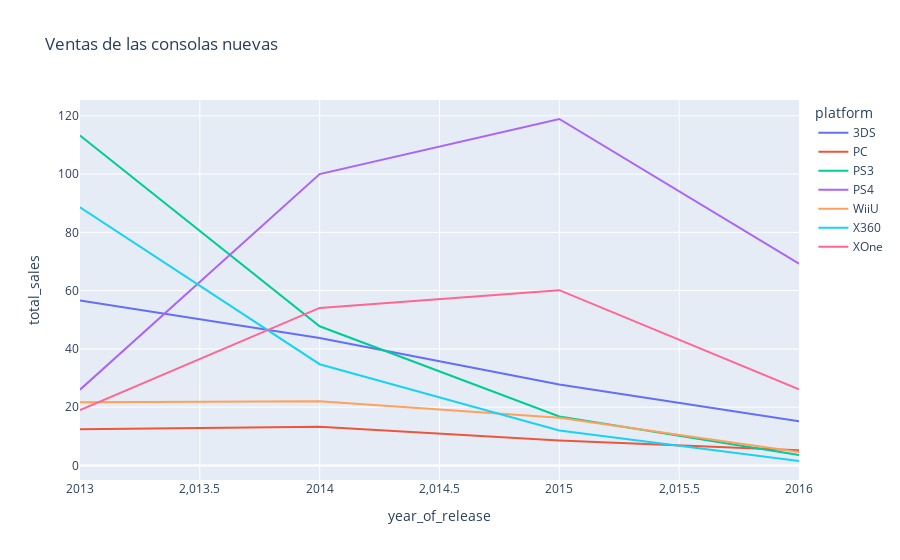

The notebook cell saved with this chart:
### Code cell
#Se grafican las consolas nuevas y populares
fig4=px.line(new_data[new_data['year_of_release']>=2013],x='year_of_release',y='total_sales',color='platform', title='Ventas de las consolas nuevas')
fig4.show()

### Figure 1 — Plotly figure (JSON) as saved in the notebook; plotly's stock layout.template omitted (floating-point values rounded to 4 significant figures)
{"data": [{"hovertemplate": "platform=3DS<br>year_of_release=%{x}<br>total_sales=%{y}<extra></extra>", "legendgroup": "3DS", "line": {"color": "#636efa", "dash": "solid"}, "marker": {"symbol": "circle"}, "mode": "lines", "name": "3DS", "orientation": "v", "showlegend": true, "type": "scatter", "x": [2013, 2014, 2015, 2016], "xaxis": "x", "y": [56.57, 43.76, 27.78, 15.14], "yaxis": "y"}, {"hovertemplate": "platform=PC<br>year_of_release=%{x}<br>total_sales=%{y}<extra></extra>", "legendgroup": "PC", "line": {"color": "#EF553B", "dash": "solid"}, "marker": {"symbol": "circle"}, "mode": "lines", "name": "PC", "orientation": "v", "showlegend": true, "type": "scatter", "x": [2013, 2014, 2015, 2016], "xaxis": "x", "y": [12.38, 13.28, 8.52, 5.25], "yaxis": "y"}, {"hovertemplate": "platform=PS3<br>year_of_release=%{x}<br>total_sales=%{y}<extra></extra>", "legendgroup": "PS3", "line": {"color": "#00cc96", "dash": "solid"}, "marker": {"symbol": "circle"}, "mode": "lines", "name": "PS3", "orientation": "v", "showlegend": true, "type": "scatter", "x": [2013, 2014, 2015, 2016], "xaxis": "x", "y": [113.2, 47.76, 16.82, 3.6], "yaxis": "y"}, {"hovertemplate": "platform=PS4<br>year_of_release=%{x}<br>total_sales=%{y}<extra></extra>", "legendgroup": "PS4", "line": {"color": "#ab63fa", "dash": "solid"}, "marker": {"symbol": "circle"}, "mode": "lines", "name": "PS4", "orientation": "v", "showlegend": true, "type": "scatter", "x": [2013, 2014, 2015, 2016], "xaxis": "x", "y": [25.99, 100, 118.9, 69.25], "yaxis": "y"}, {"hovertemplate": "platform=WiiU<br>year_of_release=%{x}<br>total_sales=%{y}<extra></extra>", "legendgroup": "WiiU", "line": {"color": "#FFA15A", "dash": "solid"}, "marker": {"symbol": "circle"}, "mode": "lines", "name": "WiiU", "orientation": "v", "showlegend": true, "type": "scatter", "x": [2013, 2014, 2015, 2016], "xaxis": "x", "y": [21.65, 22.03, 16.35, 4.6], "yaxis": "y"}, {"hovertemplate": "platform=X360<br>year_of_release=%{x}<br>total_sales=%{y}<extra></extra>", "legendgroup": "X360", "line": {"color": "#19d3f3", "dash": "solid"}, "marker": {"symbol": "circle"}, "mode": "lines", "name": "X360", "orientation": "v", "showlegend": true, "type": "scatter", "x": [2013, 2014, 2015, 2016], "xaxis": "x", "y": [88.58, 34.74, 11.96, 1.52], "yaxis": "y"}, {"hovertemplate": "platform=XOne<br>year_of_release=%{x}<br>total_sales=%{y}<extra></extra>", "legendgroup": "XOne", "line": {"color": "#FF6692", "dash": "solid"}, "marker": {"symbol": "circle"}, "mode": "lines", "name": "XOne", "orientation": "v", "showlegend": true, "type": "scatter", "x": [2013, 2014, 2015, 2016], "xaxis": "x", "y": [18.96, 54.07, 60.14, 26.15], "yaxis": "y"}], "layout": {"legend": {"title": {"text": "platform"}, "tracegroupgap": 0}, "title": {"text": "Ventas de las consolas nuevas"}, "xaxis": {"anchor": "y", "domain": [0, 1], "title": {"text": "year_of_release"}}, "yaxis": {"anchor": "x", "domain": [0, 1], "title": {"text": "total_sales"}}}}
